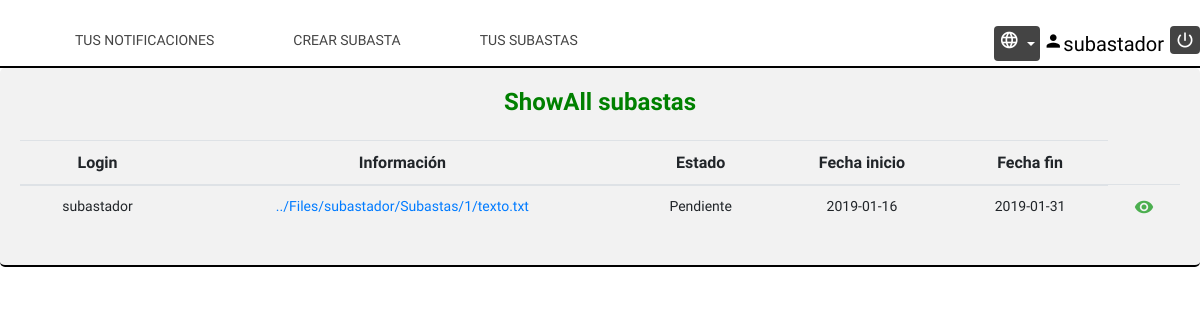
The page /Controller/Subasta_Controller.php (signed in) on the database its author committed.
### tables this page shows
CREATE TABLE IF NOT EXISTS SUBASTA(

	ID INT AUTO_INCREMENT NOT NULL,
	TIPO ENUM('CIEGA','NO CIEGA') NOT NULL,
	INFORMACION TEXT,
	INCREMENTO INT(10) NOT NULL,
	FECH_INICIO DATE NOT NULL,
	FECH_FIN DATE NOT NULL,
	ESTADO ENUM('PENDIENTE','APROBADA','INICIADA','FINALIZADA') NOT NULL,
	LOGIN_SUBASTADOR VARCHAR(15) NOT NULL,
	LOGIN_ADMIN VARCHAR(15),

	CONSTRAINT FK_LOGIN_SUBASTADOR FOREIGN KEY(LOGIN_SUBASTADOR) REFERENCES USUARIO(LOGIN),
    CONSTRAINT FK_LOGIN_ADMIN FOREIGN KEY(LOGIN_ADMIN) REFERENCES USUARIO(LOGIN),
	CONSTRAINT PK_SUBASTA PRIMARY KEY(ID)

);

### Models/Subasta_Model.php (called while the page is built, shortened)
<?php
    class Subasta_Model{
        var $id;
        var $informacion;
        var $fech_inicio;
        var $fech_fin;
        var $estado;
        var $login_subastador;
        var $mysqli;
        function __construct($id=null,$tipo=null,$informacion=null,$minIncremento=null,$fech_inicio=null
                            ,$fech_fin=null,$estado=null,$login_subastador=null,$login_admin=null){
                                $this->id = $id;
                                $this->informacion = $informacion;
                                $this->fech_inicio = $fech_inicio;
                                $this->fech_fin = $fech_fin;
                                $this->estado = $estado;
                                $this->login_subastador = $login_subastador;
                                include_once '../Models/Access_DB.php';
                                $this->mysqli = ConnectDB();
                            }
        function getID(){
            return $this->id;
        }
        function getInformacion(){
            return $this->informacion;
        }
        function getFech_inicio(){
            return $this->fech_inicio;
        }
        function getFech_fin(){
            return $this->fech_fin;
        }
        function getEstado(){
            return $this->estado;
        }
        function getLogin_subastador(){
            return $this->login_subastador;
        }
        function encontrarSubastasSubastador(){
            $sql="SELECT * FROM SUBASTA WHERE LOGIN_SUBASTADOR = '$this->login_subastador'";
            $resultado = $this->mysqli->query($sql);
            $subastas_db = $resultado->fetch_All(MYSQLI_ASSOC);
            $subastas = array();
            foreach($subastas_db as $sub){
                array_push($subastas,new Subasta_Model($sub['ID'],$sub['TIPO'],$sub['INFORMACION'],$sub['INCREMENTO']
                            ,$sub['FECH_INICIO'],$sub['FECH_FIN'],$sub['ESTADO'],$sub['LOGIN_SUBASTADOR'],$sub['LOGIN_ADMIN']));
            }
            return $subastas;
        }
    }

### Models/Access_DB.php (called while the page is built)
<?php
function ConnectDB()
{
    $mysqli = new mysqli("localhost", 'SUBASTA', 'pass2018' , 'SUBASTA');
	if ($mysqli->connect_errno) {
		include './MESSAGE_View.php';
		new MESSAGE("Fallo al conectar a MySQL: (" . $mysqli->connect_errno . ") " . $mysqli->connect_error, './index.php');
		return false;
	}
	else{
		return $mysqli;
	}
}
?>

### Models/Usuario_Model.php (called while the page is built, shortened)
<?php
    class Usuario_Model{
        var $login;
        var $mysqli;
        function __construct($login=null, $contraseña=null, $email=null,$dni=null,$direccion=null
                            ,$nombre=null,$apellidos=null,$avatar=null
                            ,$rol=null,$estado=null,$loginadmin=null){
            $this->login=$login;
            include_once '../Models/Access_DB.php';
	        $this->mysqli = ConnectDB();
        }
        function encontrarPorLogin(){
            $sql = "SELECT *
                    FROM USUARIO
                    WHERE `LOGIN` = '$this->login'";
            $resultado = $this->mysqli->query($sql);
            if($resultado->num_rows == 0){
                return 'Login incorrecto';
            }
            else{
                $tupla = $resultado->fetch_array();
                $this->login = $tupla['LOGIN'];
                return $this;
            }
        }
    }
?>

### Views/ShowAll_SubastasSubastador_View.php (the view, shortened to what this page needs)
<?php
class ShowAll_Subastador_View{
    var $subastas;
    function __construct($subastas=null){
        $this->subastas=$subastas;
        $this->render();
    }
    function render(){
        include '../Views/Header.php';
        if(count($this->subastas) == 0){
            ?>
                <h1><?= $strings['No hay subastas']?></h1>
                <a href="../Controller/Subasta_Controller.php?action=add"><i class="material-icons tdShowIcons">create</i></a>
            <?php
        }else{
            ?>
            <div class="tabla">
				<h2 class="textoForm"><?= $strings['ShowAll subastas'] ?></h2>
				<table class="table">
				<thead>
				<th class="thShowAll"><?= $strings['Login'] ?></th>
				<th class="thShowAll"><?= $strings['Información'] ?></th>
				<th class="thShowAll"><?= $strings['Estado'] ?></th>
				<th class="thShowAll"><?= $strings['Fecha inicio'] ?></th>
				<th class="thShowAll"><?= $strings['Fecha fin'] ?></th>
				</thead>
					<tbody>
				<?php
					foreach($this->subastas as $subasta){
						?>
						<tr>
						<td class="tdShowAll"><?= $subasta->getLogin_subastador() ?></td>
						<td class="tdShowAll"><a href="<?= $subasta->getInformacion() ?>"><?= $subasta->getInformacion() ?></a></td>
						<td class="tdShowAll"><?= $strings[$subasta->getEstado()] ?></td>
						<td class="tdShowAll"><?= $subasta->getFech_inicio() ?></td>
						<td class="tdShowAll"><?= $subasta->getFech_fin() ?></td>
						<td class="tdShowAll"></a>
						<a href="../Controller/Subasta_Controller.php?action=showcurrent&id=<?=$subasta->getID()?>"><i class="material-icons tdShowIcons">visibility</i></a>
						</td>
<?php
					}
?>
					</tbody>
			</table>
				</div>
<?php
        }
    }
}

### Views/css/style.css (style rules this page uses)
body { font-family: 'K2D', sans-serif; }
.textoForm { text-align: center; font-size: 24px; font-weight: bold; border: none; color: green; margin-bottom: 2%; }
.tdShowIcons { color: #4CAF50; }
.material-icons { font-size: 20px!important; }
table { text-align: center; margin: auto; }
.tabla { padding: 20px; background-color: #f2f2f2; border-bottom: 2px solid black; border-radius: 5px; }
.thShowAll { padding-left: 20px; padding-right: 20px; padding-bottom: 0px; }
.tdShowAll { text-align: center; border-top: 1px solid #ddd; font-size: 14px; padding-bottom: 2%; padding-top: 1%; }

### rows shown on the page
subasta: LOGIN_SUBASTADOR "subastador", INFORMACION "../Files/subastador/Subastas/1/texto.txt", ESTADO "Pendiente", FECH_INICIO "2019-01-16", FECH_FIN "2019-01-31"

### other values the page prints
$_SESSION['login'] "subastador"
$strings['Tus notificaciones'] "TUS NOTIFICACIONES"
$strings['Crear Subasta'] "CREAR SUBASTA"
$strings['Tus subastas'] "TUS SUBASTAS"
$strings['ShowAll subastas'] "ShowAll subastas"
$strings['Login'] "Login"
$strings['Información'] "Información"
$strings['Estado'] "Estado"
$strings['Fecha inicio'] "Fecha inicio"
$strings['Fecha fin'] "Fecha fin"
